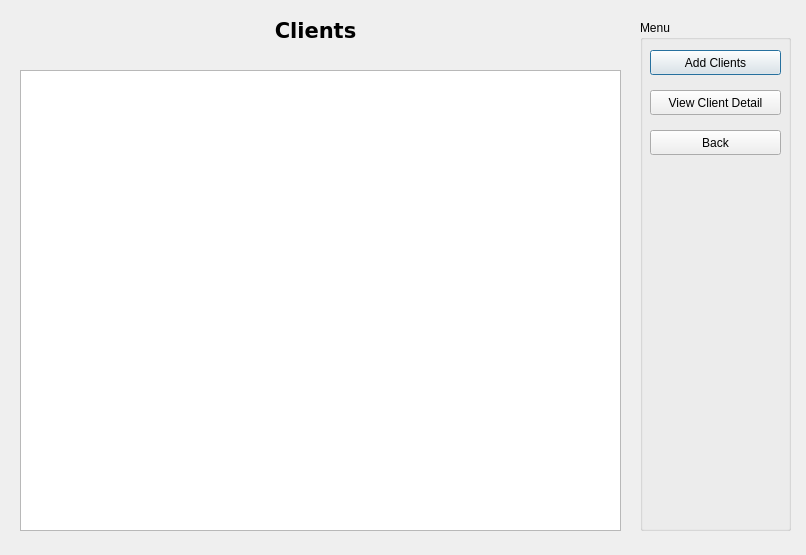
<?xml version="1.0" encoding="UTF-8"?>
<ui version="4.0">
 <class>clientListView</class>
 <widget class="QDialog" name="clientListView">
  <property name="geometry">
   <rect>
    <x>0</x>
    <y>0</y>
    <width>806</width>
    <height>555</height>
   </rect>
  </property>
  <property name="windowTitle">
   <string>View Animals</string>
  </property>
  <widget class="QLabel" name="label">
   <property name="geometry">
    <rect>
     <x>180</x>
     <y>20</y>
     <width>271</width>
     <height>21</height>
    </rect>
   </property>
   <property name="font">
    <font>
     <family>DejaVu Sans</family>
     <pointsize>16</pointsize>
     <weight>75</weight>
     <bold>true</bold>
    </font>
   </property>
   <property name="lineWidth">
    <number>0</number>
   </property>
   <property name="text">
    <string>Clients</string>
   </property>
   <property name="alignment">
    <set>Qt::AlignCenter</set>
   </property>
  </widget>
  <widget class="QGroupBox" name="groupBox">
   <property name="geometry">
    <rect>
     <x>640</x>
     <y>20</y>
     <width>151</width>
     <height>511</height>
    </rect>
   </property>
   <property name="title">
    <string>Menu</string>
   </property>
   <widget class="QPushButton" name="addButton">
    <property name="geometry">
     <rect>
      <x>10</x>
      <y>30</y>
      <width>131</width>
      <height>25</height>
     </rect>
    </property>
    <property name="text">
     <string>Add Clients</string>
    </property>
   </widget>
   <widget class="QPushButton" name="backButton">
    <property name="geometry">
     <rect>
      <x>10</x>
      <y>110</y>
      <width>131</width>
      <height>25</height>
     </rect>
    </property>
    <property name="text">
     <string>Back</string>
    </property>
   </widget>
   <widget class="QPushButton" name="detailButton">
    <property name="geometry">
     <rect>
      <x>10</x>
      <y>70</y>
      <width>131</width>
      <height>25</height>
     </rect>
    </property>
    <property name="text">
     <string>View Client Detail</string>
    </property>
   </widget>
  </widget>
  <widget class="QTableView" name="clientList">
   <property name="geometry">
    <rect>
     <x>20</x>
     <y>70</y>
     <width>601</width>
     <height>461</height>
    </rect>
   </property>
  </widget>
 </widget>
 <resources/>
 <connections/>
</ui>
